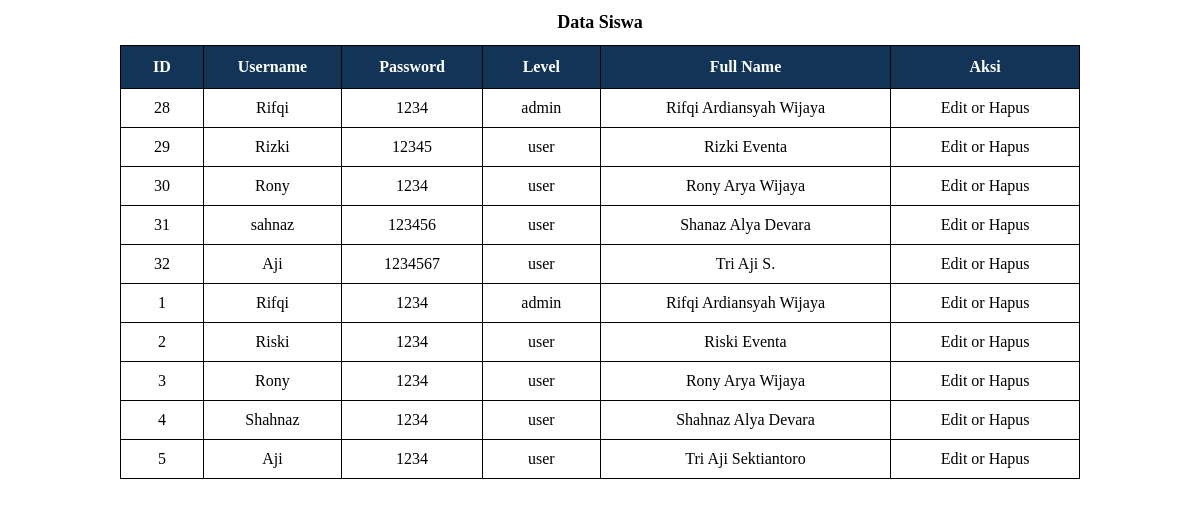
The page / on the database its author committed.
### tables this page shows
CREATE TABLE `users` (
  `id` int(10) NOT NULL,
  `username` varchar(255) NOT NULL,
  `password` varchar(255) NOT NULL,
  `level` enum('admin','guest','user','') NOT NULL,
  `fullname` varchar(255) NOT NULL
);

### index.php (the view, shortened to what this page needs)
<!DOCTYPE html>
<html>
<head>
	<link rel="stylesheet" type="text/css" href="css/style.css">
</head>
<body>
	<div class="tabel">
		<h1><center>Data Siswa</center></h1>
		<table class="table" align="center">
			<tr>
				<th>ID</th>
				<th>Username</th>
				<th>Password</th>
				<th>Level</th>
				<th>Full Name</th>
				<th>Aksi</th>
			</tr>
	</div>
	<?php
	  include('koneksi.php');
	  $sql_tabel ="SELECT * FROM users";
	  $data=mysqli_query($conn,$sql_tabel);
	  while($baris_data=mysqli_fetch_array($data,MYSQLI_ASSOC)){
	?>
  	<tr>
	    <td><?php echo $baris_data['id']; ?></td>
	    <td><?php echo $baris_data['username']; ?></td>
	    <td><?php echo $baris_data['password']; ?></td>
	    <td><?php echo $baris_data['level']; ?></td>
	    <td><?php echo $baris_data['fullname']; ?></td>
	    <td>
			<a class="edit" href="edit.php?id=<?php echo $baris_data['id']; ?>">Edit</a> or
			<a class="hapus" href="delete.php?id=<?php echo $baris_data['id']; ?>">Hapus</a>
		</td>
  	</tr>
<?php } ?>
</body>
</html>

### css/style.css (style rules this page uses)
body { margin: 0; padding: 0; }
.tabel h1 { font-family: nunito; font-size: 18px; }
.table { border-collapse: collapse; }
table.table th th , table.table tr td { padding: 10px 20px ; }
table { background-color: white; border-radius: 10px; border-collapse: collapse; width: 80%; }
tr { margin-left: 14%; }
table th { border: 1px solid #000; padding: 2px; padding-top: 12px; padding-bottom: 12px; text-align: left; background-color: #123456; color: white; text-align: center; }
table td { border: 1px solid #000; padding: 2px; padding-top: 5px; padding-bottom: 5px; text-align: center; color: black; }
table td a { text-decoration: none; color: #000; }

### rows shown on the page
users: id "28", username "Rifqi", password "1234", level "admin", fullname "Rifqi Ardiansyah Wijaya"
users: id "29", username "Rizki", password "12345", level "user", fullname "Rizki Eventa"
users: id "30", username "Rony", password "1234", level "user", fullname "Rony Arya Wijaya"
users: id "31", username "sahnaz", password "123456", level "user", fullname "Shanaz Alya Devara"
users: id "32", username "Aji", password "1234567", level "user", fullname "Tri Aji S."
users: id "1", username "Rifqi", password "1234", level "admin", fullname "Rifqi Ardiansyah Wijaya"
users: id "2", username "Riski", password "1234", level "user", fullname "Riski Eventa"
users: id "3", username "Rony", password "1234", level "user", fullname "Rony Arya Wijaya"
users: id "4", username "Shahnaz", password "1234", level "user", fullname "Shahnaz Alya Devara"
users: id "5", username "Aji", password "1234", level "user", fullname "Tri Aji Sektiantoro"
